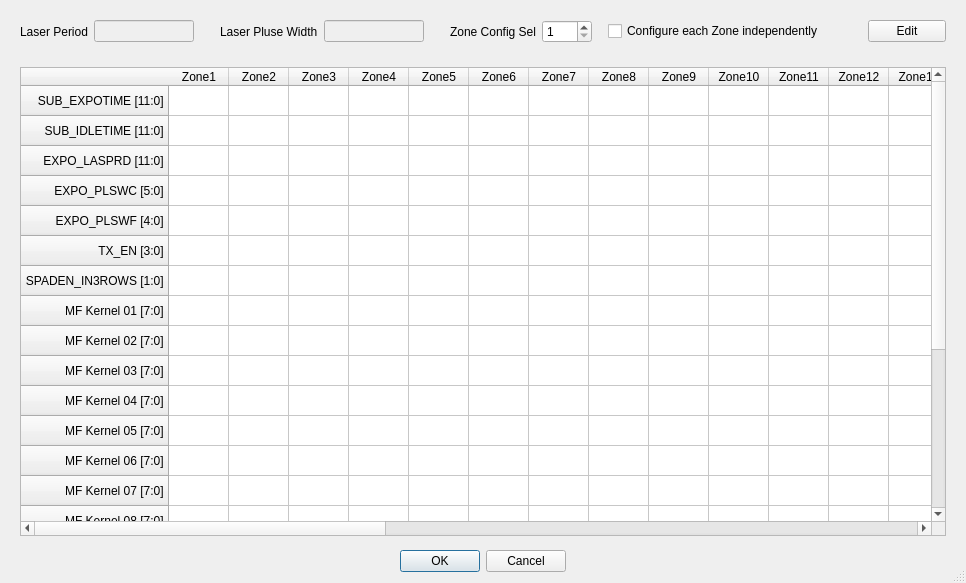
<?xml version="1.0" encoding="UTF-8"?>
<ui version="4.0">
 <class>ROIZoneConfig</class>
 <widget class="QDialog" name="ROIZoneConfig">
  <property name="geometry">
   <rect>
    <x>0</x>
    <y>0</y>
    <width>966</width>
    <height>583</height>
   </rect>
  </property>
  <property name="windowTitle">
   <string>Dialog</string>
  </property>
  <property name="sizeGripEnabled">
   <bool>true</bool>
  </property>
  <property name="modal">
   <bool>false</bool>
  </property>
  <layout class="QVBoxLayout" name="verticalLayout">
   <item>
    <widget class="QWidget" name="horizontalWidget" native="true">
     <property name="sizePolicy">
      <sizepolicy hsizetype="Preferred" vsizetype="Maximum">
       <horstretch>0</horstretch>
       <verstretch>0</verstretch>
      </sizepolicy>
     </property>
     <layout class="QGridLayout" name="gridLayout" rowstretch="0">
      <item row="0" column="6">
       <widget class="QLabel" name="ZoneConfigSel_Label">
        <property name="font">
         <font>
          <family>Microsoft YaHei UI</family>
          <pointsize>9</pointsize>
         </font>
        </property>
        <property name="text">
         <string>Zone Config Sel</string>
        </property>
       </widget>
      </item>
      <item row="0" column="10">
       <spacer name="horizontalSpacer">
        <property name="orientation">
         <enum>Qt::Horizontal</enum>
        </property>
        <property name="sizeType">
         <enum>QSizePolicy::Expanding</enum>
        </property>
        <property name="sizeHint" stdset="0">
         <size>
          <width>40</width>
          <height>20</height>
         </size>
        </property>
       </spacer>
      </item>
      <item row="0" column="9">
       <widget class="QCheckBox" name="ZoneConfigSel_CheckBox">
        <property name="text">
         <string>Configure each Zone independently</string>
        </property>
       </widget>
      </item>
      <item row="0" column="5">
       <spacer name="horizontalSpacer_4">
        <property name="orientation">
         <enum>Qt::Horizontal</enum>
        </property>
        <property name="sizeType">
         <enum>QSizePolicy::Minimum</enum>
        </property>
        <property name="sizeHint" stdset="0">
         <size>
          <width>20</width>
          <height>20</height>
         </size>
        </property>
       </spacer>
      </item>
      <item row="0" column="8">
       <spacer name="horizontalSpacer_5">
        <property name="orientation">
         <enum>Qt::Horizontal</enum>
        </property>
        <property name="sizeType">
         <enum>QSizePolicy::Minimum</enum>
        </property>
        <property name="sizeHint" stdset="0">
         <size>
          <width>10</width>
          <height>20</height>
         </size>
        </property>
       </spacer>
      </item>
      <item row="0" column="7">
       <widget class="QSpinBox" name="ZoneConfigSel_SpinBox">
        <property name="minimumSize">
         <size>
          <width>50</width>
          <height>0</height>
         </size>
        </property>
        <property name="minimum">
         <number>1</number>
        </property>
        <property name="maximum">
         <number>32</number>
        </property>
       </widget>
      </item>
      <item row="0" column="1">
       <widget class="QLineEdit" name="Laser_Period_Value">
        <property name="enabled">
         <bool>false</bool>
        </property>
        <property name="minimumSize">
         <size>
          <width>100</width>
          <height>0</height>
         </size>
        </property>
        <property name="maximumSize">
         <size>
          <width>100</width>
          <height>16777215</height>
         </size>
        </property>
        <property name="font">
         <font>
          <family>Microsoft YaHei UI</family>
          <pointsize>9</pointsize>
         </font>
        </property>
        <property name="placeholderText">
         <string/>
        </property>
       </widget>
      </item>
      <item row="0" column="2">
       <spacer name="horizontalSpacer_2">
        <property name="orientation">
         <enum>Qt::Horizontal</enum>
        </property>
        <property name="sizeType">
         <enum>QSizePolicy::Minimum</enum>
        </property>
        <property name="sizeHint" stdset="0">
         <size>
          <width>20</width>
          <height>20</height>
         </size>
        </property>
       </spacer>
      </item>
      <item row="0" column="4">
       <widget class="QLineEdit" name="Laser_Pluse_Width_Value">
        <property name="enabled">
         <bool>false</bool>
        </property>
        <property name="minimumSize">
         <size>
          <width>100</width>
          <height>0</height>
         </size>
        </property>
        <property name="maximumSize">
         <size>
          <width>100</width>
          <height>16777215</height>
         </size>
        </property>
        <property name="font">
         <font>
          <family>Microsoft YaHei UI</family>
          <pointsize>9</pointsize>
         </font>
        </property>
        <property name="placeholderText">
         <string/>
        </property>
       </widget>
      </item>
      <item row="0" column="3">
       <widget class="QLabel" name="Laser_Pluse_Width_Label">
        <property name="font">
         <font>
          <family>Microsoft YaHei UI</family>
          <pointsize>9</pointsize>
         </font>
        </property>
        <property name="text">
         <string>Laser Pluse Width</string>
        </property>
       </widget>
      </item>
      <item row="0" column="0">
       <widget class="QLabel" name="Laser_Period_Label">
        <property name="font">
         <font>
          <family>Microsoft YaHei UI</family>
          <pointsize>9</pointsize>
         </font>
        </property>
        <property name="text">
         <string>Laser Period</string>
        </property>
       </widget>
      </item>
      <item row="0" column="11">
       <widget class="QPushButton" name="EditZoneConifg_Button">
        <property name="minimumSize">
         <size>
          <width>60</width>
          <height>0</height>
         </size>
        </property>
        <property name="text">
         <string>Edit</string>
        </property>
       </widget>
      </item>
     </layout>
    </widget>
   </item>
   <item>
    <widget class="QWidget" name="widget" native="true">
     <layout class="QVBoxLayout" name="verticalLayout_2">
      <property name="bottomMargin">
       <number>8</number>
      </property>
      <item>
       <widget class="QTableWidget" name="ZoneConfigInputTable">
        <property name="sizePolicy">
         <sizepolicy hsizetype="Expanding" vsizetype="Expanding">
          <horstretch>0</horstretch>
          <verstretch>0</verstretch>
         </sizepolicy>
        </property>
        <property name="autoScrollMargin">
         <number>1</number>
        </property>
        <property name="verticalScrollMode">
         <enum>QAbstractItemView::ScrollPerPixel</enum>
        </property>
        <property name="horizontalScrollMode">
         <enum>QAbstractItemView::ScrollPerPixel</enum>
        </property>
        <property name="showGrid">
         <bool>true</bool>
        </property>
        <property name="gridStyle">
         <enum>Qt::SolidLine</enum>
        </property>
        <property name="sortingEnabled">
         <bool>false</bool>
        </property>
        <property name="rowCount">
         <number>23</number>
        </property>
        <property name="columnCount">
         <number>32</number>
        </property>
        <attribute name="horizontalHeaderVisible">
         <bool>true</bool>
        </attribute>
        <attribute name="horizontalHeaderCascadingSectionResizes">
         <bool>false</bool>
        </attribute>
        <attribute name="horizontalHeaderMinimumSectionSize">
         <number>0</number>
        </attribute>
        <attribute name="horizontalHeaderDefaultSectionSize">
         <number>60</number>
        </attribute>
        <attribute name="horizontalHeaderHighlightSections">
         <bool>true</bool>
        </attribute>
        <attribute name="horizontalHeaderShowSortIndicator" stdset="0">
         <bool>false</bool>
        </attribute>
        <attribute name="verticalHeaderVisible">
         <bool>true</bool>
        </attribute>
        <attribute name="verticalHeaderHighlightSections">
         <bool>true</bool>
        </attribute>
        <attribute name="verticalHeaderShowSortIndicator" stdset="0">
         <bool>false</bool>
        </attribute>
        <row>
         <property name="text">
          <string>SUB_EXPOTIME [11:0] </string>
         </property>
         <property name="textAlignment">
          <set>AlignTrailing|AlignVCenter</set>
         </property>
        </row>
        <row>
         <property name="text">
          <string>SUB_IDLETIME [11:0] </string>
         </property>
         <property name="textAlignment">
          <set>AlignTrailing|AlignVCenter</set>
         </property>
        </row>
        <row>
         <property name="text">
          <string>EXPO_LASPRD [11:0] </string>
         </property>
         <property name="textAlignment">
          <set>AlignTrailing|AlignVCenter</set>
         </property>
        </row>
        <row>
         <property name="text">
          <string>EXPO_PLSWC [5:0] </string>
         </property>
         <property name="textAlignment">
          <set>AlignTrailing|AlignVCenter</set>
         </property>
        </row>
        <row>
         <property name="text">
          <string>EXPO_PLSWF [4:0] </string>
         </property>
         <property name="textAlignment">
          <set>AlignTrailing|AlignVCenter</set>
         </property>
        </row>
        <row>
         <property name="text">
          <string>TX_EN [3:0] </string>
         </property>
         <property name="textAlignment">
          <set>AlignTrailing|AlignVCenter</set>
         </property>
        </row>
        <row>
         <property name="text">
          <string>SPADEN_IN3ROWS [1:0] </string>
         </property>
         <property name="textAlignment">
          <set>AlignTrailing|AlignVCenter</set>
         </property>
        </row>
        <row>
         <property name="text">
          <string>MF Kernel 01 [7:0] </string>
         </property>
         <property name="textAlignment">
          <set>AlignTrailing|AlignVCenter</set>
         </property>
        </row>
        <row>
         <property name="text">
          <string>MF Kernel 02 [7:0] </string>
         </property>
         <property name="textAlignment">
          <set>AlignTrailing|AlignVCenter</set>
         </property>
        </row>
        <row>
         <property name="text">
          <string>MF Kernel 03 [7:0] </string>
         </property>
         <property name="textAlignment">
          <set>AlignTrailing|AlignVCenter</set>
         </property>
        </row>
        <row>
         <property name="text">
          <string>MF Kernel 04 [7:0] </string>
         </property>
         <property name="textAlignment">
          <set>AlignTrailing|AlignVCenter</set>
         </property>
        </row>
        <row>
         <property name="text">
          <string>MF Kernel 05 [7:0] </string>
         </property>
         <property name="textAlignment">
          <set>AlignTrailing|AlignVCenter</set>
         </property>
        </row>
        <row>
         <property name="text">
          <string>MF Kernel 06 [7:0] </string>
         </property>
         <property name="textAlignment">
          <set>AlignTrailing|AlignVCenter</set>
         </property>
        </row>
        <row>
         <property name="text">
          <string>MF Kernel 07 [7:0] </string>
         </property>
         <property name="textAlignment">
          <set>AlignTrailing|AlignVCenter</set>
         </property>
        </row>
        <row>
         <property name="text">
          <string>MF Kernel 08 [7:0] </string>
         </property>
         <property name="textAlignment">
          <set>AlignTrailing|AlignVCenter</set>
         </property>
        </row>
        <row>
         <property name="text">
          <string>MF Kernel 09 [7:0] </string>
         </property>
         <property name="textAlignment">
          <set>AlignTrailing|AlignVCenter</set>
         </property>
        </row>
        <row>
         <property name="text">
          <string>MF Kernel 10 [7:0] </string>
         </property>
         <property name="textAlignment">
          <set>AlignTrailing|AlignVCenter</set>
         </property>
        </row>
        <row>
         <property name="text">
          <string>MF Kernel 11 [7:0] </string>
         </property>
         <property name="textAlignment">
          <set>AlignTrailing|AlignVCenter</set>
         </property>
        </row>
        <row>
         <property name="text">
          <string>MF Kernel 12 [7:0] </string>
         </property>
         <property name="textAlignment">
          <set>AlignTrailing|AlignVCenter</set>
         </property>
        </row>
        <row>
         <property name="text">
          <string>MF Kernel 13 [7:0] </string>
         </property>
         <property name="textAlignment">
          <set>AlignTrailing|AlignVCenter</set>
         </property>
        </row>
        <row>
         <property name="text">
          <string>MF Kernel 14 [7:0] </string>
         </property>
         <property name="textAlignment">
          <set>AlignTrailing|AlignVCenter</set>
         </property>
        </row>
        <row>
         <property name="text">
          <string>MF Kernel 15 [7:0] </string>
         </property>
         <property name="textAlignment">
          <set>AlignTrailing|AlignVCenter</set>
         </property>
        </row>
        <row>
         <property name="text">
          <string>MF Kernel 16 [7:0] </string>
         </property>
         <property name="textAlignment">
          <set>AlignTrailing|AlignVCenter</set>
         </property>
        </row>
        <column>
         <property name="text">
          <string>Zone1</string>
         </property>
        </column>
        <column>
         <property name="text">
          <string>Zone2</string>
         </property>
        </column>
        <column>
         <property name="text">
          <string>Zone3</string>
         </property>
        </column>
        <column>
         <property name="text">
          <string>Zone4</string>
         </property>
        </column>
        <column>
         <property name="text">
          <string>Zone5</string>
         </property>
        </column>
        <column>
         <property name="text">
          <string>Zone6</string>
         </property>
        </column>
        <column>
         <property name="text">
          <string>Zone7</string>
         </property>
        </column>
        <column>
         <property name="text">
          <string>Zone8</string>
         </property>
        </column>
        <column>
         <property name="text">
          <string>Zone9</string>
         </property>
        </column>
        <column>
         <property name="text">
          <string>Zone10</string>
         </property>
        </column>
        <column>
         <property name="text">
          <string>Zone11</string>
         </property>
        </column>
        <column>
         <property name="text">
          <string>Zone12</string>
         </property>
        </column>
        <column>
         <property name="text">
          <string>Zone13</string>
         </property>
        </column>
        <column>
         <property name="text">
          <string>Zone14</string>
         </property>
        </column>
        <column>
         <property name="text">
          <string>Zone15</string>
         </property>
        </column>
        <column>
         <property name="text">
          <string>Zone16</string>
         </property>
        </column>
        <column>
         <property name="text">
          <string>Zone17</string>
         </property>
        </column>
        <column>
         <property name="text">
          <string>Zone18</string>
         </property>
        </column>
        <column>
         <property name="text">
          <string>Zone19</string>
         </property>
        </column>
        <column>
         <property name="text">
          <string>Zone20</string>
         </property>
        </column>
        <column>
         <property name="text">
          <string>Zone21</string>
         </property>
        </column>
        <column>
         <property name="text">
          <string>Zone22</string>
         </property>
        </column>
        <column>
         <property name="text">
          <string>Zone23</string>
         </property>
        </column>
        <column>
         <property name="text">
          <string>Zone24</string>
         </property>
        </column>
        <column>
         <property name="text">
          <string>Zone25</string>
         </property>
        </column>
        <column>
         <property name="text">
          <string>Zone26</string>
         </property>
        </column>
        <column>
         <property name="text">
          <string>Zone27</string>
         </property>
        </column>
        <column>
         <property name="text">
          <string>Zone28</string>
         </property>
        </column>
        <column>
         <property name="text">
          <string>Zone29</string>
         </property>
        </column>
        <column>
         <property name="text">
          <string>Zone30</string>
         </property>
        </column>
        <column>
         <property name="text">
          <string>Zone31</string>
         </property>
        </column>
        <column>
         <property name="text">
          <string>Zone32</string>
         </property>
        </column>
        <item row="0" column="0">
         <property name="text">
          <string/>
         </property>
        </item>
        <item row="1" column="0">
         <property name="text">
          <string/>
         </property>
        </item>
       </widget>
      </item>
     </layout>
    </widget>
   </item>
   <item>
    <widget class="QDialogButtonBox" name="buttonBox">
     <property name="locale">
      <locale language="English" country="UnitedStates"/>
     </property>
     <property name="orientation">
      <enum>Qt::Horizontal</enum>
     </property>
     <property name="standardButtons">
      <set>QDialogButtonBox::Cancel|QDialogButtonBox::Ok</set>
     </property>
     <property name="centerButtons">
      <bool>true</bool>
     </property>
    </widget>
   </item>
  </layout>
 </widget>
 <resources/>
 <connections>
  <connection>
   <sender>buttonBox</sender>
   <signal>accepted()</signal>
   <receiver>ROIZoneConfig</receiver>
   <slot>accept()</slot>
   <hints>
    <hint type="sourcelabel">
     <x>257</x>
     <y>615</y>
    </hint>
    <hint type="destinationlabel">
     <x>157</x>
     <y>274</y>
    </hint>
   </hints>
  </connection>
  <connection>
   <sender>buttonBox</sender>
   <signal>rejected()</signal>
   <receiver>ROIZoneConfig</receiver>
   <slot>reject()</slot>
   <hints>
    <hint type="sourcelabel">
     <x>325</x>
     <y>615</y>
    </hint>
    <hint type="destinationlabel">
     <x>286</x>
     <y>274</y>
    </hint>
   </hints>
  </connection>
 </connections>
</ui>
